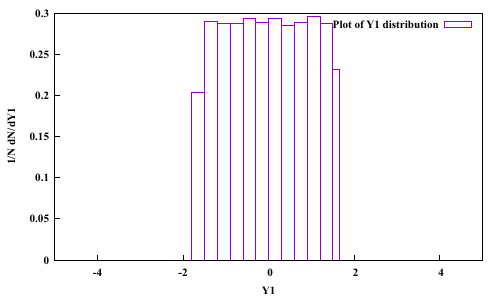

Generate this figure with gnuplot:
set xlabel 'Y1'
set ylabel '1/N dN/dY1'
set xrange [-5:5]

set ytics nomirror
set xtics nomirror

set terminal pdf font "Times New Roman-Bold"

set output 'problem1.pdf'

samplesize = 10000
binwidth = 0.3
bin(x, width) = width * floor(x / width) + width/2.0

plot 'problem1.txt' using (bin($1, binwidth)):(1.0 / (binwidth * samplesize)) smooth freq with boxes title 'Plot of Y1 distribution'
